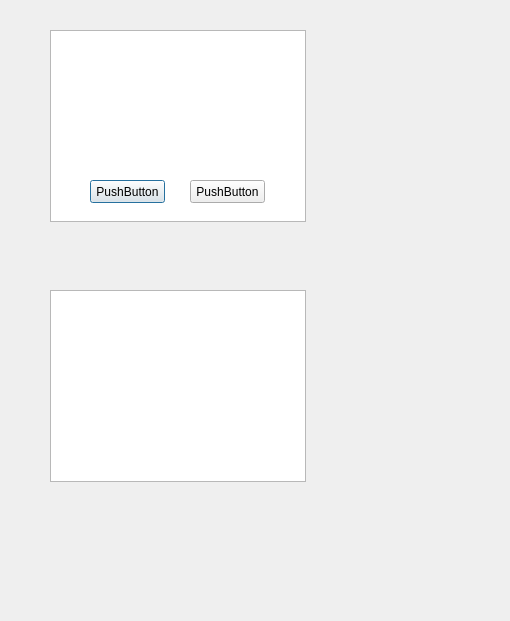
<?xml version="1.0" encoding="UTF-8"?>
<ui version="4.0">
 <class>Dialog</class>
 <widget class="QDialog" name="Dialog">
  <property name="geometry">
   <rect>
    <x>0</x>
    <y>0</y>
    <width>510</width>
    <height>621</height>
   </rect>
  </property>
  <property name="windowTitle">
   <string>Dialog</string>
  </property>
  <widget class="QListView" name="listView">
   <property name="geometry">
    <rect>
     <x>50</x>
     <y>30</y>
     <width>256</width>
     <height>192</height>
    </rect>
   </property>
  </widget>
  <widget class="QPushButton" name="pushButton">
   <property name="geometry">
    <rect>
     <x>90</x>
     <y>180</y>
     <width>75</width>
     <height>23</height>
    </rect>
   </property>
   <property name="text">
    <string>PushButton</string>
   </property>
  </widget>
  <widget class="QPushButton" name="pushButton_2">
   <property name="geometry">
    <rect>
     <x>190</x>
     <y>180</y>
     <width>75</width>
     <height>23</height>
    </rect>
   </property>
   <property name="text">
    <string>PushButton</string>
   </property>
  </widget>
  <widget class="QListView" name="listView_2">
   <property name="geometry">
    <rect>
     <x>50</x>
     <y>290</y>
     <width>256</width>
     <height>192</height>
    </rect>
   </property>
  </widget>
 </widget>
 <resources/>
 <connections/>
</ui>
